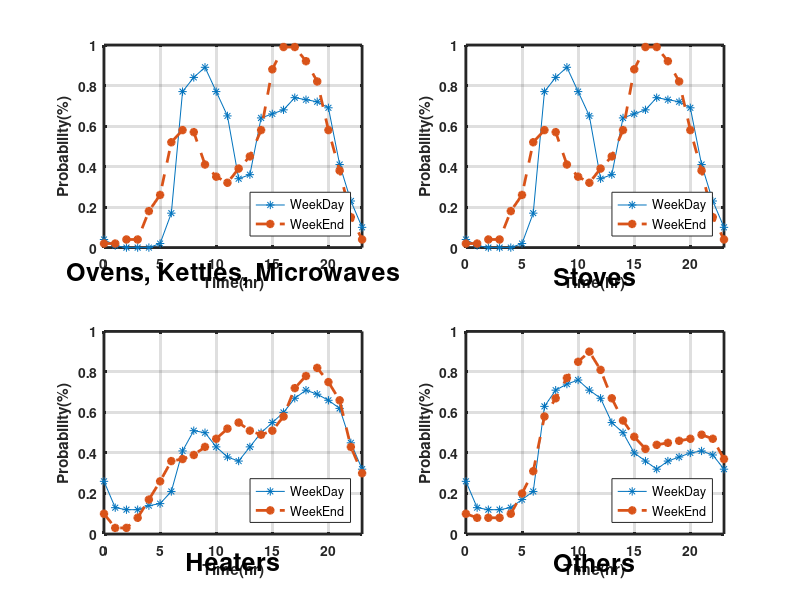

Recreate this plot in MATLAB. (Note: this script raises an error after producing the figure.)
%%
clc;
clear;
%%
% Appliances Avilability, Function Case, Time Cycle and Standby Power %
applianceName       =  {{'Ovens'          ,'Stoves'         ,'Heaters'        ,'Others'         }};
applianceCase       =  {{'Active'         ,'Active'         ,'Active'         ,'Active'         }};
appliancePercentage =  {[.90              ,.88              ,.74              ,1.00             ]};
applianceTimeCycle  =  {[ 25              , 10              , 15              , 30              ]};
applianceAmbientTemp=  {[ -1              , -1              , -1              , 1               ]};
applianceStandby    =  {[ 3               , 0               , 3               , 5               ]};
% Appliances Power Rate, Num Range %
applianceRating     = {{[[1000, 1500]     ;[600, 1500]      ;[500, 1500]      ;[500, 2500]      ];...
                        [[1000, 3000]     ;[600, 1500]      ;[1000, 5000]     ;[500, 3500]      ];...
                        [[2000, 3500]     ;[1000, 3000]     ;[2000, 10000]    ;[500, 5000]      ]}};
applianceRange      = {{[[0, 1]           ;[0, 0]           ;[0, 0]           ;[1, 1]           ];...
                        [[1, 1]           ;[0, 1]           ;[0, 2]           ;[1, 1]           ];...
                        [[1, 1]           ;[1, 1]           ;[1, 3]           ;[1, 1]           ]}};
% Appliances Probability %
applianceProbability= {{[[.04, .02]       ;[.04, .02]       ;[.26, .10]       ;[.26, .10]       ];...
                        [[.01, .02]       ;[.01, .02]       ;[.13, .03]       ;[.13, .08]       ];...
                        [[.00, .04]       ;[.00, .04]       ;[.12, .03]       ;[.12, .08]       ];...
                        [[.00, .04]       ;[.00, .04]       ;[.12, .08]       ;[.12, .08]       ];...
                        [[.00, .18]       ;[.00, .18]       ;[.14, .17]       ;[.13, .10]       ];...
                        [[.02, .26]       ;[.02, .26]       ;[.15, .26]       ;[.17, .20]       ];...
                        [[.17, .52]       ;[.17, .52]       ;[.21, .36]       ;[.21, .31]       ];...
                        [[.77, .58]       ;[.77, .58]       ;[.41, .37]       ;[.63, .58]       ];...
                        [[.84, .57]       ;[.84, .57]       ;[.51, .39]       ;[.71, .67]       ];...
                        [[.89, .41]       ;[.89, .41]       ;[.50, .43]       ;[.74, .77]       ];...
                        [[.77, .35]       ;[.77, .35]       ;[.43, .47]       ;[.76, .85]       ];...
                        [[.65, .32]       ;[.65, .32]       ;[.38, .52]       ;[.71, .90]       ];...
                        [[.34, .39]       ;[.34, .39]       ;[.36, .55]       ;[.67, .81]       ];...
                        [[.36, .45]       ;[.36, .45]       ;[.43, .51]       ;[.55, .67]       ];...
                        [[.64, .58]       ;[.64, .58]       ;[.50, .49]       ;[.50, .56]       ];...
                        [[.66, .88]       ;[.66, .88]       ;[.55, .51]       ;[.40, .48]       ];...
                        [[.68, .99]       ;[.68, .99]       ;[.60, .58]       ;[.36, .42]       ];...
                        [[.74, .99]       ;[.74, .99]       ;[.67, .72]       ;[.32, .44]       ];...
                        [[.73, .92]       ;[.73, .92]       ;[.71, .78]       ;[.36, .45]       ];...
                        [[.72, .82]       ;[.72, .82]       ;[.69, .82]       ;[.38, .46]       ];...
                        [[.69, .58]       ;[.69, .58]       ;[.66, .75]       ;[.40, .47]       ];...
                        [[.41, .38]       ;[.41, .38]       ;[.62, .66]       ;[.41, .49]       ];...
                        [[.23, .15]       ;[.23, .15]       ;[.45, .43]       ;[.39, .47]       ];...
                        [[.10, .04]       ;[.10, .04]       ;[.32, .30]       ;[.32, .37]       ]}};
%WeekDay, WeekEnd
%%
reshapedCellArray = cell(1, length(applianceName{1}));
temp              = zeros(3, 2);
for i = 1:length(applianceName{1})
    for j = 1:3
        temp(j,:) = applianceRange{1}{j}(i,:);
    end
    reshapedCellArray{i} = temp;
end
applianceRange = {reshapedCellArray};

temp              = zeros(3, 2);
for i = 1:length(applianceName{1})
    for j = 1:3
        temp(j,:) = applianceRating{1}{j}(i,:);
    end
    reshapedCellArray{i} = temp;
end
applianceRating = {reshapedCellArray};

temp              = zeros(length(applianceProbability{1}),2);
for i = 1:length(applianceName{1})
    for j = 1:length(applianceProbability{1})
        temp(j,:) = applianceProbability{1}{j}(i,:);
    end
    reshapedCellArray{i} = temp;
end
applianceProbability = {reshapedCellArray};

%%
% Appliances Structure 
Prop_Struct = struct('Name'      , applianceName , ...
                     'Case'      , applianceCase, ...
                     'Percentage', appliancePercentage, ...
                     'TimeCycle' , applianceTimeCycle, ...
                     'Temp'      , applianceAmbientTemp, ...
                     'Standby'   , applianceStandby, ...
                     'Rate'      , applianceRating, ...
                     'Range'     , applianceRange, ...
                     'Prop'      , applianceProbability ...
                     );
save('Prop_Struct.mat' , 'Prop_Struct');

%%
% Create a figure
figure('WindowState', 'maximized');

% Define common styling parameters
lineWidth = 2;
TfontSize = 18;
LfontSize = 10;
fontWeight = 'bold';
X_max = 23; Y_max = 1;
X_min = 0;  Y_min = 0;

% Plotting the first subplot
subplot(2, 2, 1);
plot([X_min:X_max], Prop_Struct.Prop{1}(:, 1)', '-*', [X_min:X_max], Prop_Struct.Prop{1}(:, 2)','--*', 'LineWidth', lineWidth);
xlim([X_min X_max]);ylim([Y_min Y_max]);grid on;
set(gca, 'FontSize', LfontSize, 'FontWeight', fontWeight, 'LineWidth', lineWidth);
legend({'WeekDay','WeekEnd'},'Location','southeast');
ylabel('Probability(%)');
xlabel('Time(hr)');
title('Ovens, Kettles, Microwaves', 'FontSize', TfontSize, 'Units', 'normalized', 'Position', [0.5, -0.185, 0]);

% Plotting the second subplot
subplot(2, 2, 2);
plot([X_min:X_max], Prop_Struct.Prop{2}(:, 1)', '-*', [X_min:X_max], Prop_Struct.Prop{2}(:, 2)','--*', 'LineWidth', lineWidth);
xlim([X_min X_max]);ylim([Y_min Y_max]);grid on;
set(gca, 'FontSize', LfontSize, 'FontWeight', fontWeight, 'LineWidth', lineWidth);
legend({'WeekDay','WeekEnd'},'Location','southeast');
ylabel('Probability(%)');
xlabel('Time(hr)');
title('Stoves', 'FontSize', TfontSize, 'Units', 'normalized', 'Position', [0.5, -0.185, 0]);

% Plotting the third subplot
subplot(2, 2, 3);
plot([X_min:X_max], Prop_Struct.Prop{3}(:, 1)', '-*', [X_min:X_max], Prop_Struct.Prop{3}(:, 2)','--*', 'LineWidth', lineWidth);
xlim([X_min X_max]);ylim([Y_min Y_max]);grid on;
set(gca, 'FontSize', LfontSize, 'FontWeight', fontWeight, 'LineWidth', lineWidth);
legend({'WeekDay','WeekEnd'},'Location','southeast');
ylabel('Probability(%)');
xlabel('Time(hr)');
title('Heaters', 'FontSize', TfontSize, 'Units', 'normalized', 'Position', [0.5, -0.185, 0]);

% Plotting the fourth subplot
subplot(2, 2, 4);
plot([X_min:X_max], Prop_Struct.Prop{4}(:, 1)', '-*', [X_min:X_max], Prop_Struct.Prop{4}(:, 2)','--*', 'LineWidth', lineWidth);
xlim([X_min X_max]);ylim([Y_min Y_max]);grid on;
set(gca, 'FontSize', LfontSize, 'FontWeight', fontWeight, 'LineWidth', lineWidth);
legend({'WeekDay','WeekEnd'},'Location','southeast');
ylabel('Probability(%)');
xlabel('Time(hr)');
title('Others', 'FontSize', TfontSize, 'Units', 'normalized', 'Position', [0.5, -0.185, 0]);

% Adjust subplot positions to reduce space
set(gcf, 'Position', [100, 100, 1200, 600]); % Adjust figure size
subplots = get(gcf, 'Children');
for i = 1:length(subplots)
    subplots(i).Position(1) = subplots(i).Position(1) - 0.04; % Adjust horizontal position
    subplots(i).Position(3) = subplots(i).Position(3) + 0.04; % Adjust width
    subplots(i).Position(2) = subplots(i).Position(2) - 0.04; % Adjust vertical position
    subplots(i).Position(4) = subplots(i).Position(4) + 0.04; % Adjust height
end

saveas(gcf, 'Prop.png');
close();
